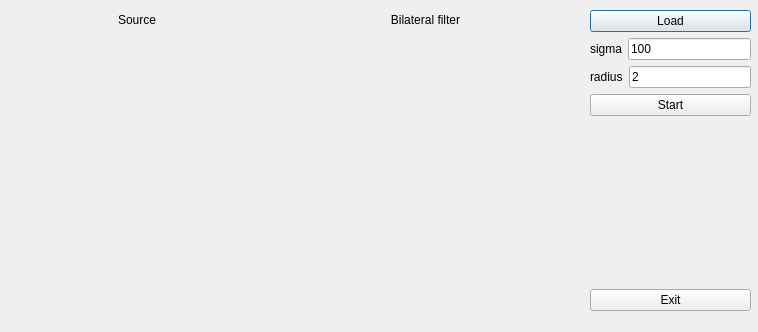
<?xml version="1.0" encoding="UTF-8"?>
<ui version="4.0">
 <class>Dialog</class>
 <widget class="QDialog" name="Dialog">
  <property name="geometry">
   <rect>
    <x>0</x>
    <y>0</y>
    <width>758</width>
    <height>332</height>
   </rect>
  </property>
  <property name="windowTitle">
   <string>Bilateral filter</string>
  </property>
  <widget class="QWidget" name="layoutWidget">
   <property name="geometry">
    <rect>
     <x>590</x>
     <y>10</y>
     <width>161</width>
     <height>301</height>
    </rect>
   </property>
   <layout class="QVBoxLayout" name="verticalLayout_8">
    <item>
     <layout class="QVBoxLayout" name="verticalLayout">
      <item>
       <widget class="QPushButton" name="pushButtonLoad">
        <property name="text">
         <string>Load</string>
        </property>
       </widget>
      </item>
      <item>
       <layout class="QVBoxLayout" name="verticalLayout_5">
        <item>
         <layout class="QHBoxLayout" name="horizontalLayout">
          <item>
           <widget class="QLabel" name="label">
            <property name="text">
             <string>sigma</string>
            </property>
           </widget>
          </item>
          <item>
           <widget class="QLineEdit" name="lineEditSigma">
            <property name="text">
             <string>100</string>
            </property>
           </widget>
          </item>
         </layout>
        </item>
        <item>
         <layout class="QHBoxLayout" name="horizontalLayout_3">
          <item>
           <widget class="QLabel" name="label_2">
            <property name="text">
             <string>radius</string>
            </property>
           </widget>
          </item>
          <item>
           <widget class="QLineEdit" name="lineEditRadius">
            <property name="text">
             <string>2</string>
            </property>
           </widget>
          </item>
         </layout>
        </item>
       </layout>
      </item>
      <item>
       <widget class="QPushButton" name="pushButtonStart">
        <property name="text">
         <string>Start</string>
        </property>
       </widget>
      </item>
     </layout>
    </item>
    <item>
     <spacer name="verticalSpacer">
      <property name="orientation">
       <enum>Qt::Vertical</enum>
      </property>
      <property name="sizeHint" stdset="0">
       <size>
        <width>20</width>
        <height>40</height>
       </size>
      </property>
     </spacer>
    </item>
    <item>
     <widget class="QPushButton" name="pushButtonExit">
      <property name="text">
       <string>Exit</string>
      </property>
     </widget>
    </item>
   </layout>
  </widget>
  <widget class="QWidget" name="layoutWidget">
   <property name="geometry">
    <rect>
     <x>12</x>
     <y>13</y>
     <width>571</width>
     <height>301</height>
    </rect>
   </property>
   <layout class="QVBoxLayout" name="verticalLayout_3">
    <item>
     <layout class="QHBoxLayout" name="horizontalLayout_5">
      <item>
       <widget class="QLabel" name="labelSource_2">
        <property name="maximumSize">
         <size>
          <width>250</width>
          <height>200</height>
         </size>
        </property>
        <property name="text">
         <string>Source</string>
        </property>
        <property name="alignment">
         <set>Qt::AlignCenter</set>
        </property>
       </widget>
      </item>
      <item>
       <widget class="QLabel" name="label_10">
        <property name="text">
         <string>Bilateral filter</string>
        </property>
        <property name="alignment">
         <set>Qt::AlignCenter</set>
        </property>
       </widget>
      </item>
     </layout>
    </item>
    <item>
     <layout class="QHBoxLayout" name="horizontalLayout_2">
      <item>
       <layout class="QVBoxLayout" name="verticalLayout_2">
        <item>
         <widget class="QLabel" name="labelSource">
          <property name="maximumSize">
           <size>
            <width>200</width>
            <height>200</height>
           </size>
          </property>
          <property name="text">
           <string/>
          </property>
         </widget>
        </item>
       </layout>
      </item>
      <item>
       <spacer name="verticalSpacer_2">
        <property name="orientation">
         <enum>Qt::Vertical</enum>
        </property>
        <property name="sizeHint" stdset="0">
         <size>
          <width>20</width>
          <height>40</height>
         </size>
        </property>
       </spacer>
      </item>
      <item>
       <layout class="QVBoxLayout" name="verticalLayout_4">
        <item>
         <widget class="QLabel" name="labelBilateral">
          <property name="maximumSize">
           <size>
            <width>200</width>
            <height>200</height>
           </size>
          </property>
          <property name="text">
           <string/>
          </property>
         </widget>
        </item>
       </layout>
      </item>
     </layout>
    </item>
   </layout>
  </widget>
 </widget>
 <resources/>
 <connections/>
</ui>
